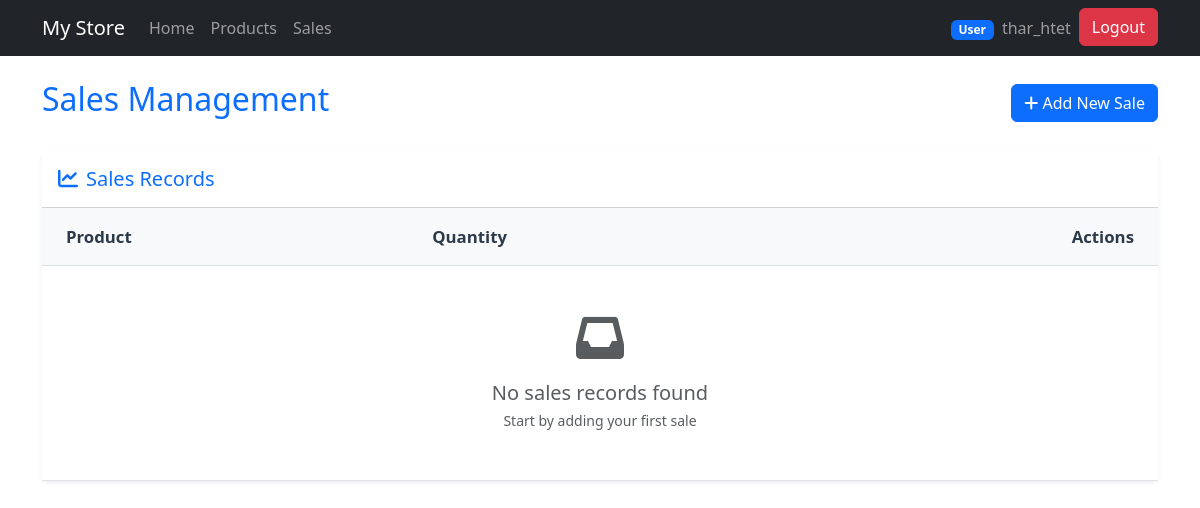
/sales/ (signed in), run on an earlier commit of the app's database.
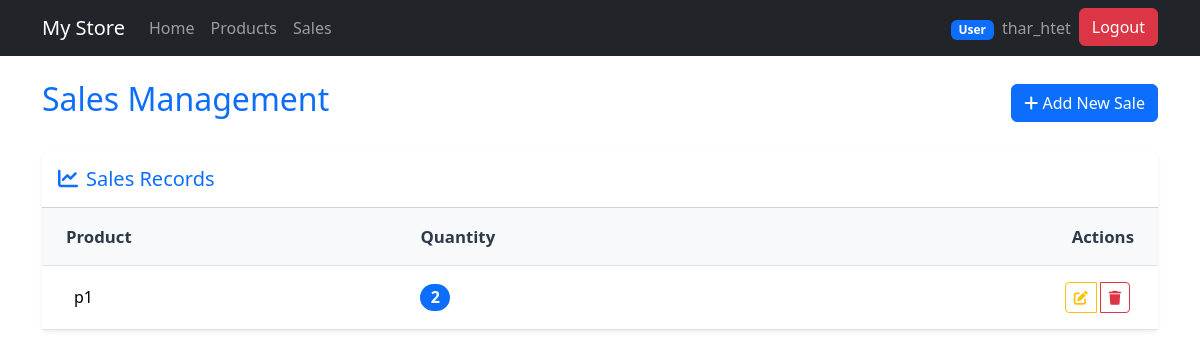
And on a later commit of the database.
### core/models.py (models this page shows, shortened)
class Sale(models.Model):
    product = models.ForeignKey(Product, on_delete=models.CASCADE)
    quantity = models.PositiveIntegerField()
    sold_by = models.ForeignKey(User, on_delete=models.CASCADE)

class Product(models.Model):
    name = models.CharField(max_length=100)
    price = models.FloatField()

### core/views.py (the view)
# urls.py: path('sales/', views.sales_view, name='sales'),
@login_required
def sales_view(request):
    sales = Sale.objects.all()
    return render(request, 'core/sales.html', {'sales': sales})

### core/templates/core/sales.html (shortened to what this page needs)
{% extends 'core/main.html' %}
{% block content %}
<div class="container mt-4">
    <div class="d-flex justify-content-between align-items-center mb-4">
        <h1 class="h2 text-primary">Sales Management</h1>
        <a href="#" class="btn btn-primary">
            <i class="fas fa-plus"></i> Add New Sale
        </a>
    </div>
    <div class="card shadow-sm border-0">
        <div class="card-header bg-white py-3">
            <h5 class="card-title mb-0 text-primary">
                <i class="fas fa-chart-line me-2"></i>Sales Records
            </h5>
        </div>
        <div class="card-body p-0">
            <div class="table-responsive">
                <table class="table sales-table table-hover align-middle mb-0">
                    <thead>
                        <tr>
                            <th class="ps-4">Product</th>
                            <th>Quantity</th>
                            <th class="text-end pe-4">Actions</th>
                        </tr>
                    </thead>
                    <tbody>
                        {% for sale in sales %}
                        <tr>
                            <td class="ps-4">
                                <div class="d-flex align-items-center">
                                    <div class="ms-2">
                                        <h6 class="mb-0">{{ sale.product.name }}</h6>
                                    </div>
                                </div>
                            </td>
                            <td>
                                <span class="badge bg-primary rounded-pill fs-6">{{ sale.quantity }}</span>
                            </td>
                            <td class="text-end pe-4">
                                <div class="btn-group">
                                    <a href="#" class="btn btn-sm btn-outline-warning action-btn" title="Edit">
                                        <i class="fas fa-edit"></i>
                                    </a>
                                    <a href="#"
                                       class="btn btn-sm btn-outline-danger action-btn" title="Delete"
                                       onclick="return confirm('Are you sure you want to delete this sale?')">
                                        <i class="fas fa-trash"></i>
                                    </a>
                                </div>
                            </td>
                        </tr>
                        {% empty %}
                        <tr>
                            <td colspan="3" class="text-center py-5">
                                <div class="text-muted">
                                    <i class="fas fa-inbox fa-3x mb-3"></i>
                                    <p class="mb-0 fs-5">No sales records found</p>
                                    <small class="text-muted">Start by adding your first sale</small>
                                </div>
                            </td>
                        </tr>
                        {% endfor %}
                    </tbody>
                </table>
            </div>
        </div>
    </div>
</div>
{% endblock %}

What changed in the data, as far as the page shows it:
added Sale: product.name "p1", quantity "2"
Also different on the page:
text no longer shown: "No sales records found Start by adding your first sale"
